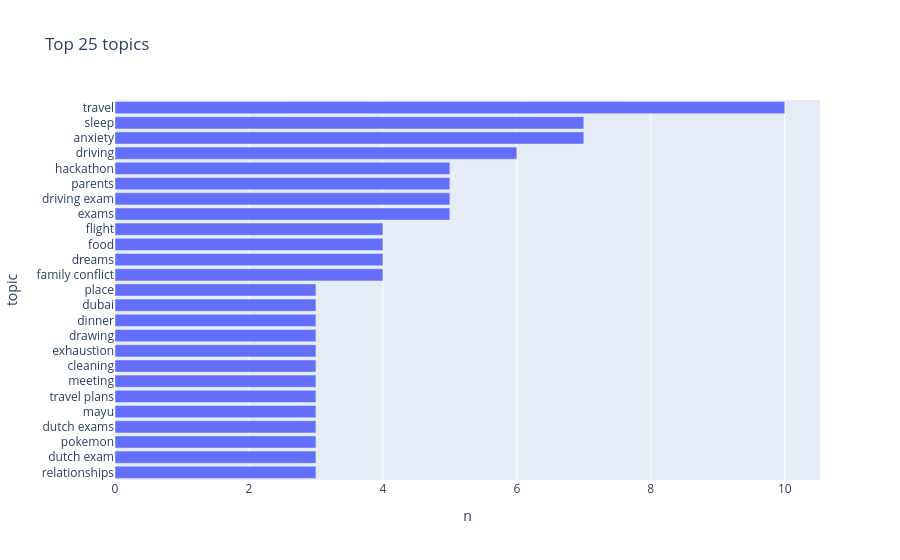

The notebook cell this image was saved under:
### Code cell
t = a[(a["question_id"]=="topics") & a["parsed_ok"]].copy()
t["topics"] = t["result_json"].apply(lambda x: json.loads(x)["topics"])
exploded = t.explode("topics")
top = exploded["topics"].value_counts().head(25).reset_index()
top.columns = ["topic","n"]
fig = px.bar(top, x="n", y="topic", orientation="h", title="Top 25 topics")
fig.update_layout(yaxis={"categoryorder":"total ascending"})
fig.show()

### Figure 1 — Plotly figure (JSON) as saved in the notebook; plotly's stock layout.template omitted (floating-point values rounded to 4 significant figures)
{"data": [{"hovertemplate": "n=%{x}<br>topic=%{y}<extra></extra>", "legendgroup": "", "marker": {"color": "#636efa", "pattern": {"shape": ""}}, "name": "", "orientation": "h", "showlegend": false, "textposition": "auto", "type": "bar", "x": [10, 7, 7, 6, 5, 5, 5, 5, 4, 4, 4, 4, 3, 3, 3, 3, 3, 3, 3, 3, 3, 3, 3, 3, 3], "xaxis": "x", "y": ["travel", "anxiety", "sleep", "driving", "exams", "driving exam", "parents", "hackathon", "family conflict", "dreams", "food", "flight", "relationships", "dutch exam", "pokemon", "dutch exams", "mayu", "travel plans", "meeting", "cleaning", "exhaustion", "drawing", "dinner", "dubai", "place"], "yaxis": "y"}], "layout": {"barmode": "relative", "legend": {"tracegroupgap": 0}, "title": {"text": "Top 25 topics"}, "xaxis": {"anchor": "y", "domain": [0.0, 1.0], "title": {"text": "n"}}, "yaxis": {"anchor": "x", "categoryorder": "total ascending", "domain": [0.0, 1.0], "title": {"text": "topic"}}}}
